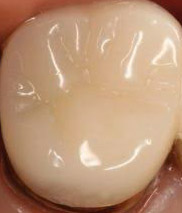
#> input picture cavity-service/data/teeth_dataset/training/without_caries/nc11.jpg, 182 x 213 px, found by its file name; its folder holds 4 pictures in this run
$ python CavityModel.py
#> lines starting #> are read from the running program, lines starting #| are printed output that depends on the picture; pictures that were not available may be replaced by others from this repository, and a replacement may not be noted
import os
import numpy as np
from numpy import asarray
import matplotlib.pyplot as plt
from sklearn.linear_model import LogisticRegression
from sklearn import preprocessing
from PIL import Image
from sklearn.metrics import confusion_matrix, accuracy_score
from pathlib import Path

# current_dir = Path(os.getcwd())
# current_str = str(current_dir)
# print("Current: " + current_str)
lab = preprocessing.LabelEncoder()
folder_training_0 = "data/teeth_dataset/training/without_caries/"
folder_training_1 = "data/teeth_dataset/training/caries/"
folder_testing_0 = "data/teeth_dataset/testing/without_caries/"
folder_testing_1 = "data/teeth_dataset/testing/caries/"

# [5 lines of commented-out code are left out]

classes = [i for i in range(2)] # 0 class is no cavity, 1 class is for cavity
# print(classes)
im_width = 32

def get_data(folder, im_width, label):
    files_array = os.listdir(folder)
    x = np.empty((len(files_array), im_width**2))
    y = np.empty((len(files_array), 1))

    for i in range(len(files_array)):
        path = folder + files_array[i]
        im = Image.open(path).convert('L')
        im = im.resize((im_width, im_width))
        im_array = asarray(im)
        x[i,:] = im_array.reshape(1,-1)
        y[i,0] = classes[label]

    return x, y

#training
x_train_0 = np.empty((len(os.listdir(folder_training_0)), im_width**2))
y_train_0 = np.empty((len(os.listdir(folder_training_0)), 1))
x_train_1 = np.empty((len(os.listdir(folder_training_1)), im_width**2))
y_train_1 = np.empty((len(os.listdir(folder_training_1)), 1))


x_train_0, y_train_0 = get_data(folder_training_0, im_width,0)
#> in get_data, `im = Image.open(path).convert('L')`:
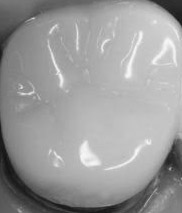
#> im: PIL image 182x213 L; min 17, max 248, mean 154.7
#> in get_data, `im = im.resize((im_width, im_width))`:
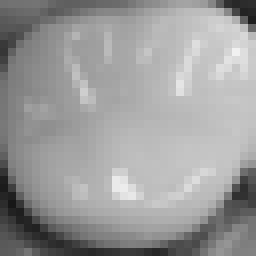
#> im: PIL image 32x32 L (shown 8 times larger); min 23, max 241, mean 154.8
#> pass 2 of the loop in get_data, `for i in range(len(files_array)):`:
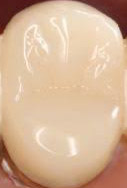
#> input picture cavity-service/data/teeth_dataset/training/without_caries/nc13.jpg, 127 x 188 px, found by its file name
#> in get_data, `im = Image.open(path).convert('L')`:
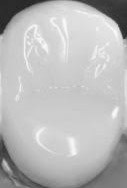
#> im: PIL image 127x188 L; min 34, max 251, mean 184.8
#> in get_data, `im = im.resize((im_width, im_width))`:
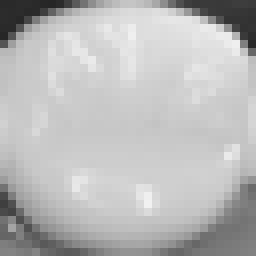
#> im: PIL image 32x32 L (shown 8 times larger); min 38, max 241, mean 184.9
#> pass 3 of the loop in get_data, `for i in range(len(files_array)):`:
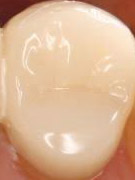
#> input picture cavity-service/data/teeth_dataset/training/without_caries/nc14.jpg, 135 x 180 px, found by its file name
#> in get_data, `im = Image.open(path).convert('L')`:
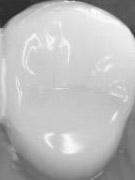
#> im: PIL image 135x180 L; min 39, max 254, mean 185
#> in get_data, `im = im.resize((im_width, im_width))`:
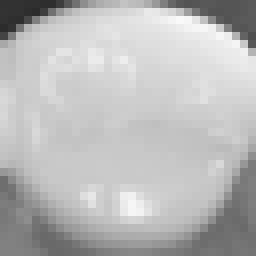
#> im: PIL image 32x32 L (shown 8 times larger); min 43, max 249, mean 185.1
#> the loop made 4 passes; the first 3 are shown
#> y_train_0 = [0, 0, 0, 0]
x_train_1, y_train_1 = get_data(folder_training_1, im_width,1)

x_train = np.concatenate([x_train_0, x_train_1])
y_train = np.concatenate([y_train_0, y_train_1])
#> y_train = [0, 0, 0, 0, 1]


model = LogisticRegression()
model.fit(x_train, y_train)

# # # #testing
x_test_0 = np.empty((len(os.listdir(folder_testing_0)), im_width**2))
y_test_0 = np.empty((len(os.listdir(folder_testing_0)), 1))
x_test_1 = np.empty((len(os.listdir(folder_testing_1)), im_width**2))
y_test_1 = np.empty((len(os.listdir(folder_testing_1)), 1))


x_test_0, y_test_0 = get_data(folder_testing_0, im_width,0)
#> pass 2 of the loop in get_data, `for i in range(len(files_array)):`:
#> pass 3 of the loop in get_data, `for i in range(len(files_array)):`:
#> the loop made 4 passes; the first 3 are shown
#> y_test_0 = [0, 0, 0, 0]
x_test_1, y_test_1 = get_data(folder_testing_1, im_width,1)

x_test = np.concatenate([x_test_0, x_test_1])
y_test = np.concatenate([y_test_0, y_test_1])
#> y_test = [0, 0, 0, 0, 1]


y_pred = model.predict(x_test)
#> y_pred = [0, 0, 0, 0, 0]
print(accuracy_score(y_test, y_pred))
#| 0.8
print(confusion_matrix(y_test, y_pred))
#| [[4 0]
#|  [1 0]]
